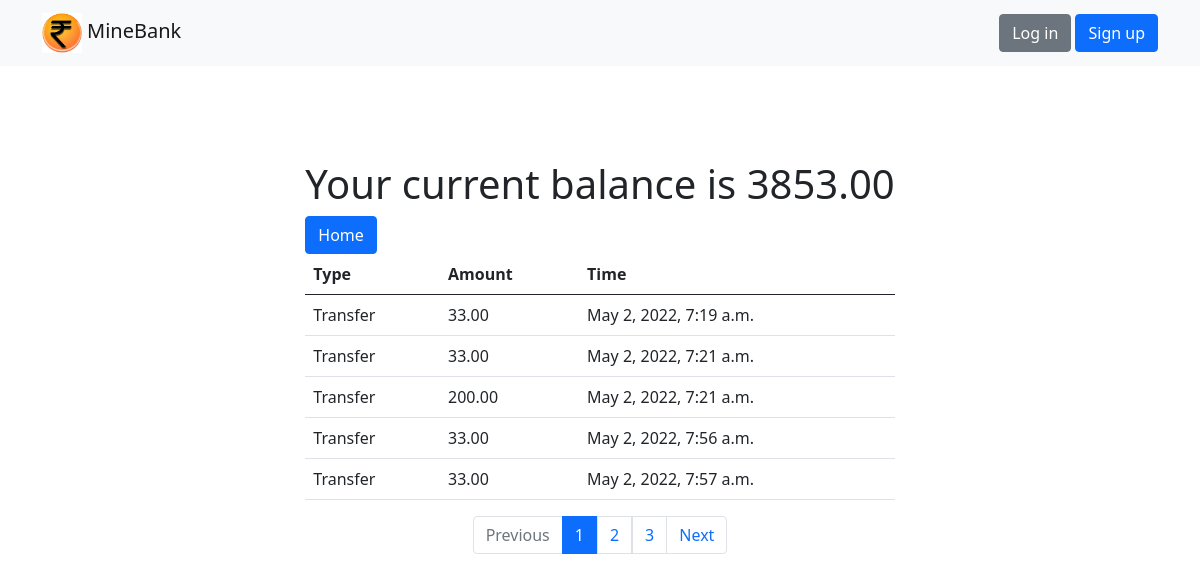
/accounts/statement/5/, run on an earlier commit of the app's database.
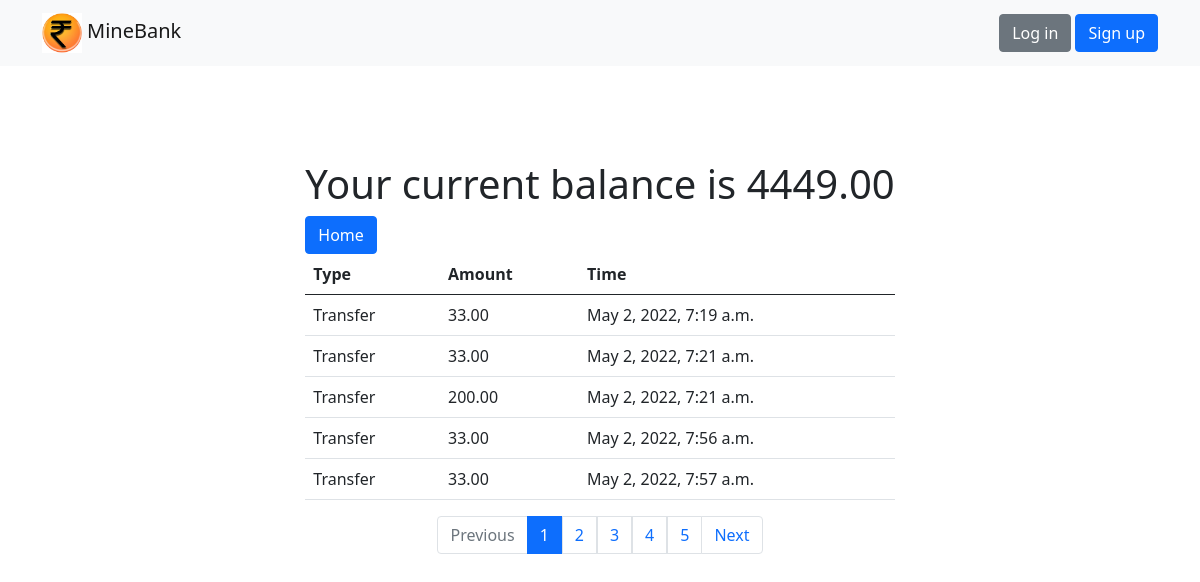
And on a later commit of the database.
### branch/models.py (models this page shows, shortened)
class Account(models.Model):
    name = models.CharField(max_length=30, unique=True, default='')
    balance=models.DecimalField( max_digits=12, decimal_places=2)
    customer=models.ForeignKey(Customer, on_delete=models.CASCADE)
    timestamp = models.DateTimeField(auto_now_add = True)

### branch/views.py (the view)
# urls.py: path('accounts/statement/<int:pk>/',views.statement,name='statement'),
def statement(request,pk):
    account = get_object_or_404(Account, pk=pk)
    if request.method == 'GET':
        transactions = Transaction.objects.filter(account=account).order_by('timestamp')
        page = request.GET.get('page', 1)
        paginator = Paginator(transactions, per_page=5)
        try:
            accounts = paginator.page(page)
        except PageNotAnInteger:
            accounts = paginator.page(1)
        except EmptyPage:
            accounts = paginator.page(paginator.num_pages)
        return render(request, 'statement.html', { 'account':account, 'accounts':accounts})

### templates/statement.html
{% extends 'base.html' %}
{% block content %}
<div class="" style="height:20vh">
</div>
<div class="container d-flex justify-content-center">
  <form class="" action="" method="post">
<h1>Your current balance is {{account.balance}}</h1>
<a href = "{% url 'home'%}" class="btn btn-primary" type="submit" name="button">Home</a>
    <table class="table">
      <thead>
        <tr>
          <th scope="col">Type</th>
          <th scope="col">Amount</th>
          <th scope="col">Time</th>
        </tr>
      </thead>
      <tbody>
          {% for transaction in accounts%}
        <tr>
          <td class="{% if transaction.type == 'Withdrawal'%} text-danger {%endif%}"> {{transaction.type}}</td>
          <td class="{% if transaction.type == 'Withdrawal'%} text-danger {%endif%}">{{transaction.amount}}</td>
          <td>{{transaction.timestamp}}</td>
        </tr>
        {% endfor %}
      </tbody>
    </table>
  </form>
</div>
{% include 'includes/pagination.html'%}
{% endblock %}

What changed in the data, as far as the page shows it:
changed Account: balance "3853.00" → "4449.00"
Also different on the page:
new list line: "4"
new list line: "5"
